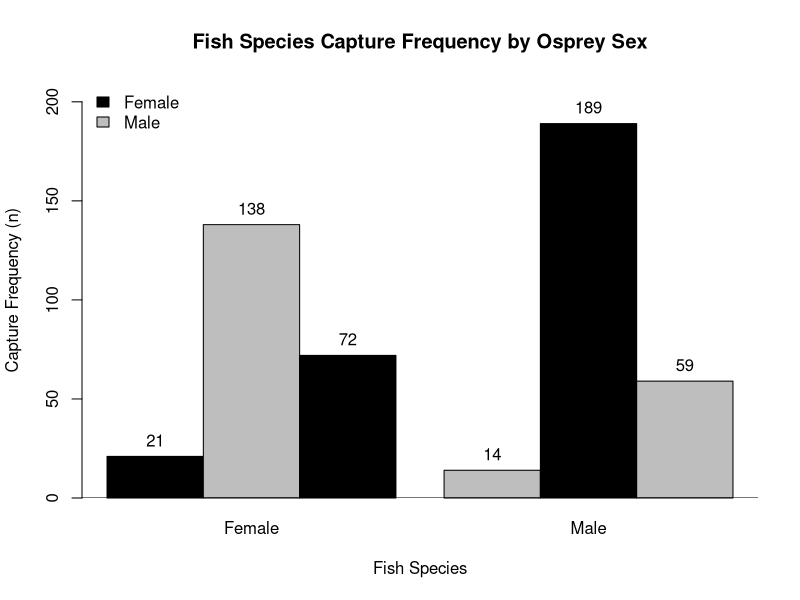

The R script that drew this image:
## ---- chunk 1
knitr::opts_knit$set(root.dir = "~/words/github/useRfiles/rmd-files")
knitr::opts_chunk$set(warning=FALSE)
## ---- chunk 2
# import data from external .csv file
  osprey <- read.csv("data/ospreypreybysex.csv", header = T)
  osprey  # examine raw data
## ---- chunk 3
# crosstabs to mimic data table
  osprey.xtab <- xtabs(count ~ fishspp + ospreysex, data = osprey)
  osprey.xtab  # examine cross-tabulated data
## ---- chunk 4
# embed a barplot
  freq.r <- range(0, signif(max(osprey$count), 1) + 10)  # use raw data for ylim= range
  bplot1 <- barplot(osprey.xtab, ylim = freq.r, xlab = "Fish Species", 
    ylab = "Capture Frequency (n)", space = c(0, 0.5), col = c("black", "grey"), beside = T)
  abline(h = 0)  # add line to bottom of plot

# add legend
  legend("topleft", c("Female", "Male"), fill = c("black", "grey"), bty = "n", cex = 1)
  title(main = "Fish Species Capture Frequency by Osprey Sex")
  text(x = bplot1, y = c(osprey.xtab[1:6]), labels = c(osprey.xtab[1:6]), pos = 3)  # adds osprey.xtab counts above
## ---- chunk 5
# Pearson chisq 
  osprey.chi2 <- chisq.test(osprey.xtab)  # chisq test
  osprey.chi2  # output from chisq test
  ls(osprey.chi2)  # available objects from chisq test
## ---- chunk 6
# examine diet preferences by sex
  chisq.test(osprey.xtab)$observed  # observed captures
  chisq.test(osprey.xtab)$expected  # expected captures
  100 * osprey.xtab/apply(osprey.xtab, 1, sum)  # percent captures
  chisq.test(osprey.xtab)$stdres  # standardized residuals
